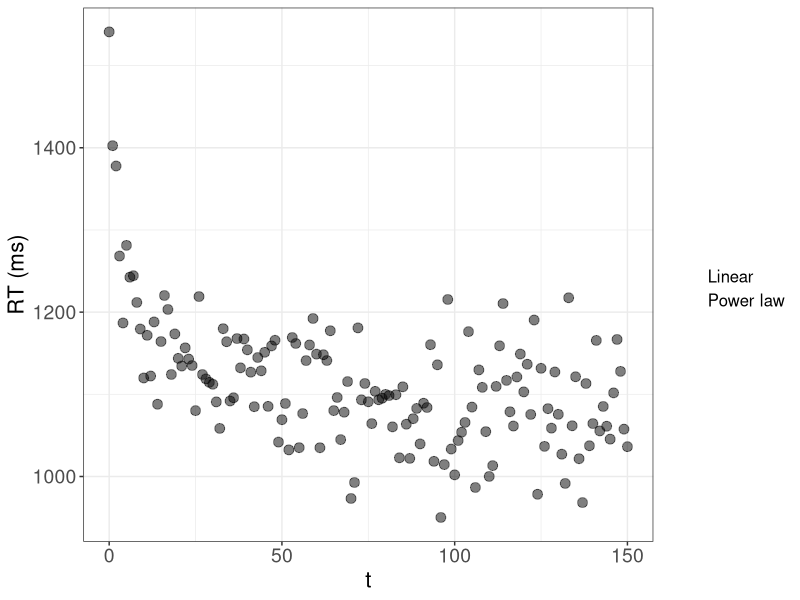
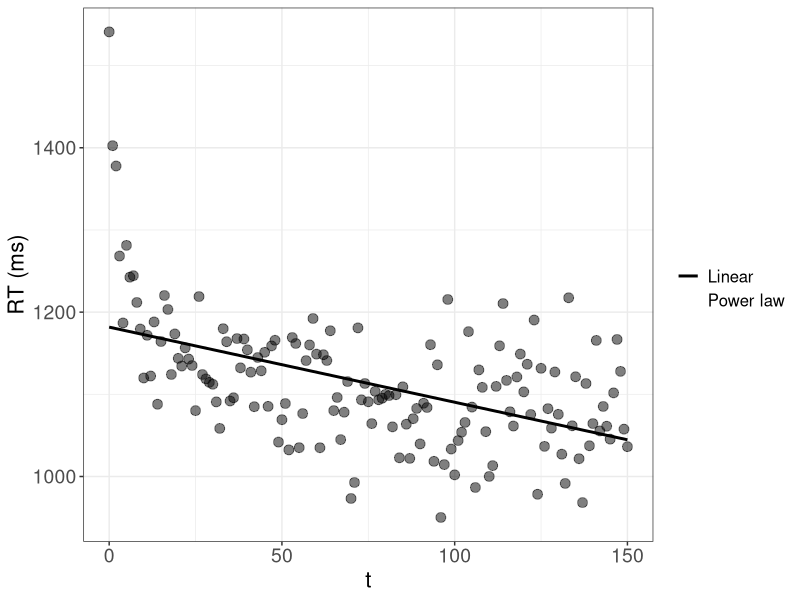
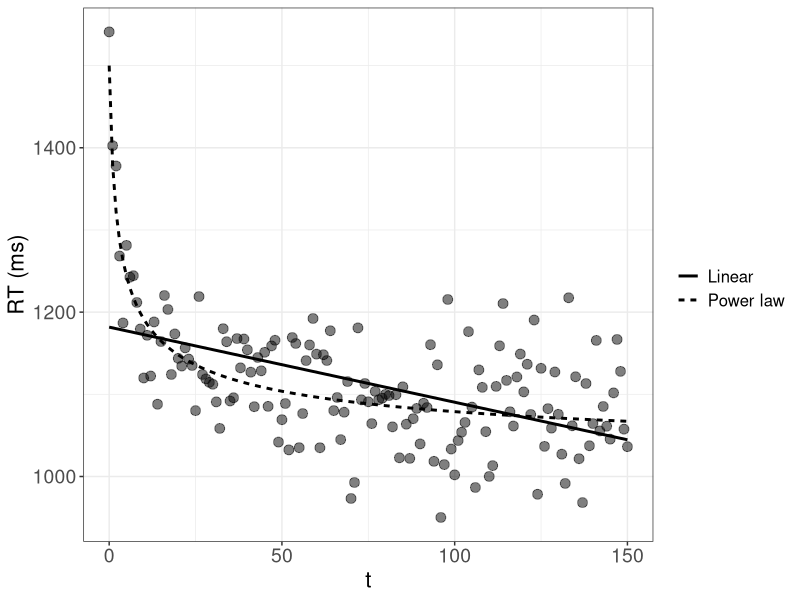
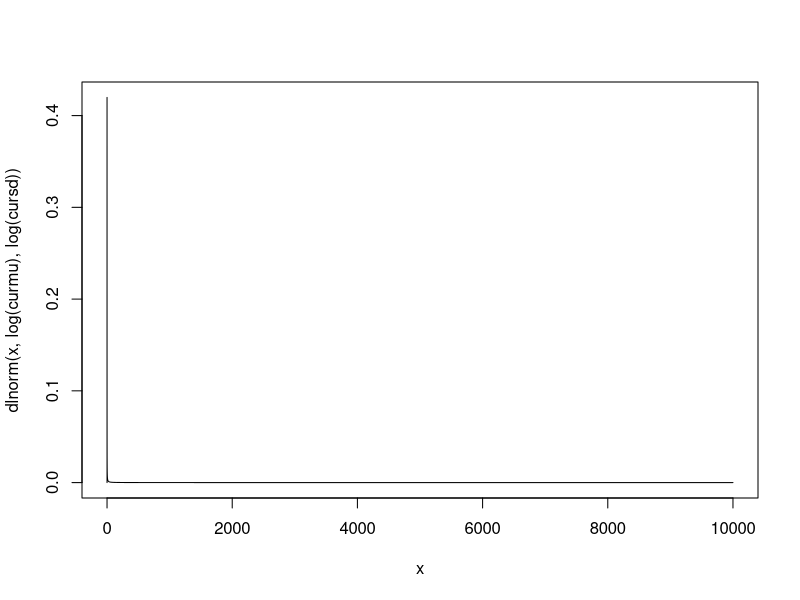
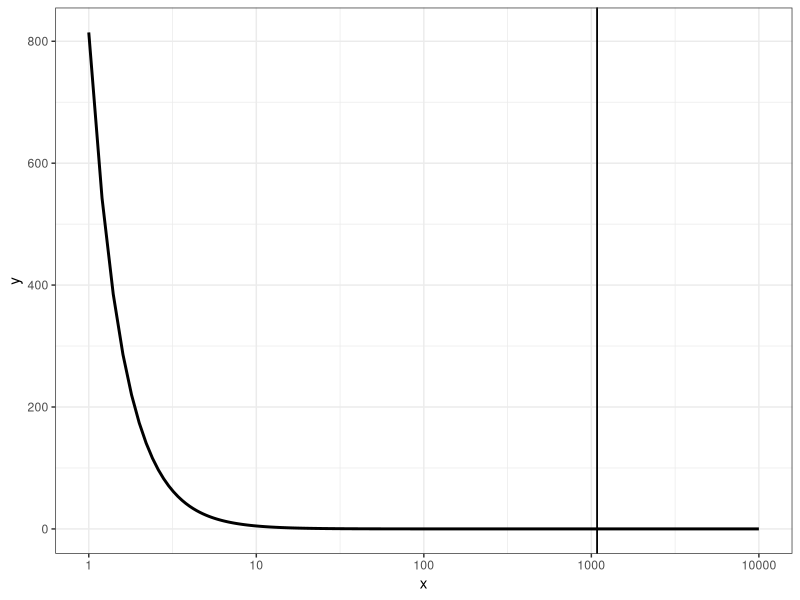
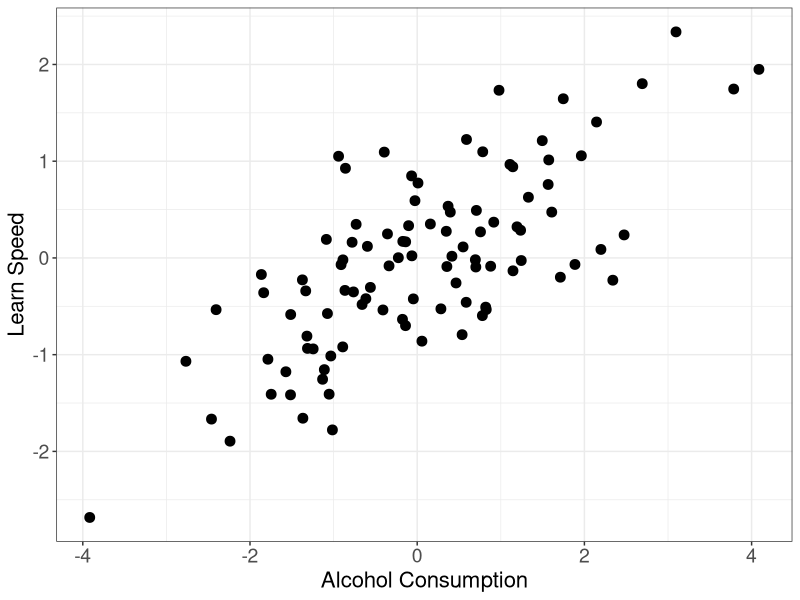
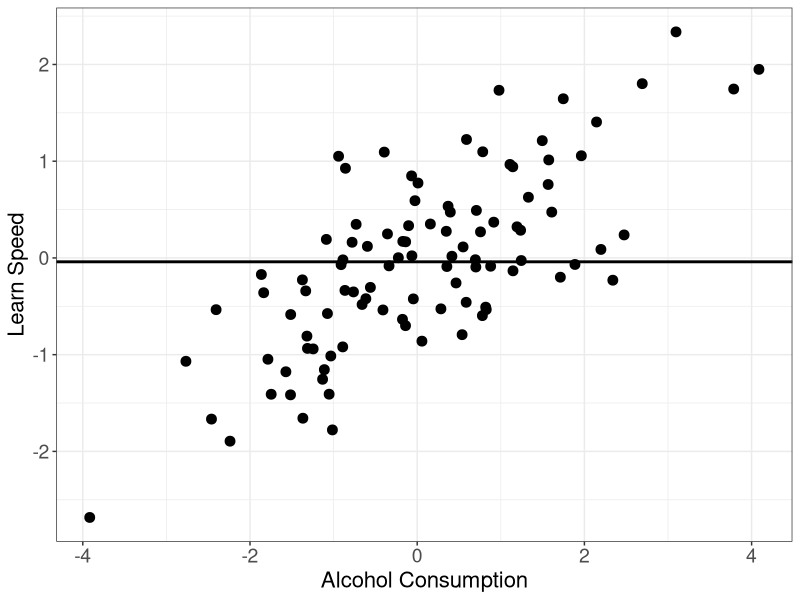
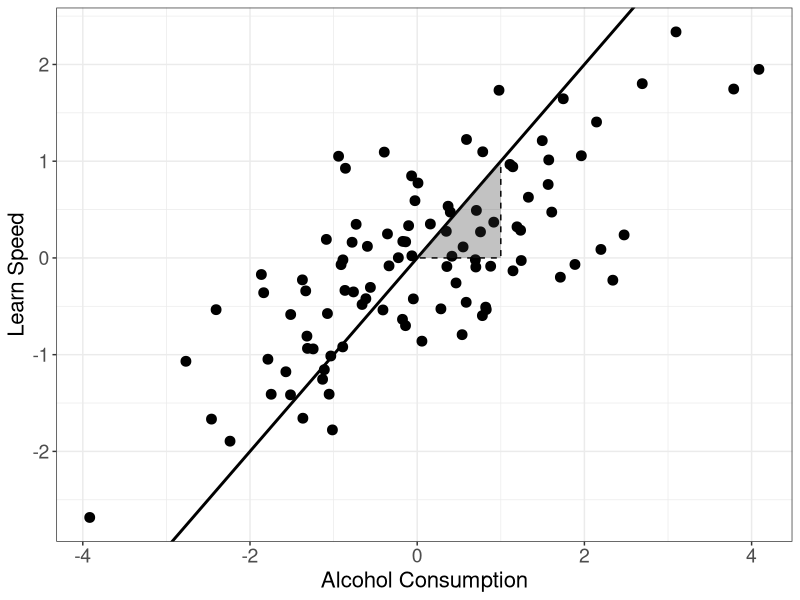

Reproduce these figures in R, in order.
## ---- chunk 1
library(dplyr)  # basic package for changing data structures.

library(ggplot2)  # important package for plotting.

thlg <- theme(axis.title = element_text(size = 16),
              axis.text = element_text(size = 14),
              legend.title = element_text(size = 14),
              legend.text = element_text(size = 12))
## ---- chunk 2

# Forgetting data:
  N <- 150
  t <- 0:N

  # Power:
    Ap <- 1000
    Bp <- 500
    bet <- 0.4
  
    RTp <- Ap + Bp * (t + 1)^(-bet) + rnorm(N + 1, 0, 50)

  # Exponential:
    Ae <- 1000
    Be <- 500
    alp <- 0.6
  
    RTe <- Ae + Be * exp(-alp * t) + rnorm(N + 1, 0, 50)

  # Linear:

# Plotting:
  pow_lin_dat <- data.frame(t = t, RTp = RTp, RTe = RTe,
              pred_p = Ap + Bp * (t + 1)^(-bet),
              pred_e = Ae + Be * exp(-alp * t)) %>%
    ggplot(aes(x = t)) +
    geom_point(aes(y = RTp), size = 3, alpha = 0.5) +
    labs(y = "RT (ms)", linetype = "") +
    geom_line(aes(y = pred_p, linetype = "Power law"), linewidth = 1, color = NA) +
    # geom_line(aes(y = pred_e, linetype = "Exponetial law"), linewidth = 1) +
    # Linear:
    geom_smooth(aes(y = RTp, linetype = "Linear"), method = "lm", se = FALSE, linewidth = 1, color = NA) +
    theme_bw() +
    thlg

  pow_lin_dat

  ggsave("_figures/pow_lin_dat.png", height = 12, width = 16, unit = "cm")


  pow_lin <- pow_lin_dat +
    # geom_line(aes(y = pred_e, linetype = "Exponetial law"), linewidth = 1) +
    # Linear:
    geom_smooth(aes(y = RTp, linetype = "Linear"), method = "lm", se = FALSE, linewidth = 1, color = "black")

  
  pow_lin
  ggsave("_figures/lin.png", height = 12, width = 16, unit = "cm")


  pow_lin +
    geom_line(aes(y = pred_p, linetype = "Power law"), linewidth = 1)

  ggsave("_figures/pow_lin.png", height = 12, width = 16, unit = "cm")

## ---- chunk 3
# Average tax cut of $ 1,083 
# 
# But: 80% receive less than this cut, half (around 45 Million people) receive less than $ 100, $ 30,127 for the top 1%

# Try with lognormal:
  curmu <- 0.01
  cursd <- 10000
  
  x <- seq(0, curmu + cursd, by = 0.1)
  plot(x, dlnorm(x, log(curmu), log(cursd)), type = "l")
  
  
  1- plnorm(c(30127), log(curmu), log(cursd))
  plnorm(c(1083, 100), log(curmu), log(cursd))
  
  # Target probabilities:
  c(0.01, 0.8, 0.5)
  
  # Use a pareto distribution:
    # Equations:
    # x_m = 1/(1 - 0.5)^(-1/a) = 100
    # x_m = 1/(1 - 0.8)^(-1/a) = 1083
    # x_m = 1/(1 - 0.01)^(-1/a) = 30127
    # a <- 1083/(1083-x_m)


    x_m <- 200 

    a <- 1083/(1083-x_m)
    
    
    x <- seq(1, 10000, by = 0.2)

    pout <- (a * x_m^a)/(x^(a+1))  # PDF.

    (mpar <- (a * x_m)/(a - 1))
    # To have a mean of 1083 a can be: a = mpar/(mpar - x_m)
    
    (qtpar08 <- x_m * (1 - 0.8)^(-1/a))  # 30127

    (qtpar05 <- x_m * (1 - 0.5)^(-1/a))
    

    data.frame(x = x, y = pout) %>%
      ggplot(aes(x = x, y = y)) +
      geom_line(linewidth = 1) +
      geom_vline(aes(linetype = "mean"), xintercept = mpar) +
      geom_vline(aes(linetype = "mean"), xintercept = mpar) +
      scale_x_continuous(trans = "log10") +
      thlg +
      theme_bw()
  

## ---- chunk 4
# Simple linear relationship:
  n <- 100
  set.seed(09234)
  learn_speed <- rnorm(n)
  alcohol <- rnorm(n, learn_speed)  # assuming that more intelligent people drink more  
## ---- chunk 5

  plt_alc_learn <- data.frame(alcohol = alcohol, learn_speed = learn_speed) %>%
    ggplot(aes(x = alcohol, y = learn_speed)) +
    geom_point(size = 3) +
    labs(x = "Alcohol Consumption", y = "Learn Speed", linetype = "") +
    theme_bw() +
    thlg

# Show and save:
plt_alc_learn

ggsave("_figures/alc_learn_raw.png", height = 12, width = 12, unit = "cm")
## ---- chunk 6
plt_alc_learn +
    geom_hline(yintercept = mean(learn_speed), linewidth = 1)

ggsave("_figures/alc_learn_mean.png", height = 12, width = 12, unit = "cm")
## ---- chunk 7
  plt_alc_learn +
      # Linear:
      geom_abline(slope = 1, linewidth = 1) +
      annotate(geom = "polygon", x = c(1, 0, 1), y = c(1, 0, 0),
              linetype = "dashed", color = "black",
              alpha = 0.3)
  
  ggsave("_figures/alc_learn_lm.png", height = 12, width = 12, unit = "cm")


# Fitted model:
  fit <- lm(learn_speed ~ alcohol)
  summary(fit)

  ic <- coef(fit)["(Intercept)"]   # intercept.
  slp <- coef(fit)["alcohol"]

plt_alc_learn +
    # Linear:
    geom_smooth(method = "lm", se = FALSE, linewidth = 1, color = "black") +
    geom_abline(intercept = ic, slope = slp, linewidth = 1) +
    annotate(geom = "polygon", x = c(1, 0, 1), y = c(1, 0, 0) * slp + ic,
            linetype = "dashed", color = "black",
            alpha = 0.3) +
    annotate(geom = "text", x = 1, y = slp/2 + ic, label = round(slp, 2), size = 6, hjust = 0)

ggsave("_figures/alc_learn_fit.png", height = 12, width = 12, unit = "cm")
## ---- chunk 8
n_correct <- 0:10
pvals <- dbinom(n_correct, size = 10, prob = .75)
pmass <- data.frame(n_correct = factor(n_correct), pn = pvals) %>%
  ggplot(aes(x = n_correct, y = pn)) +
  geom_col() +
  # scale_x_binned(n.breaks = 11, show.limits = TRUE, right = FALSE) +
  theme_classic()

pmass
ggsave("_figures/pmass.png", height = 12, width = 12, unit = "cm")

pmass +
  annotate(geom = "segment", 
           x = 8, y = 0, yend = pvals[n_correct == 7], linetype = "dashed", linewidth = 1) +
  annotate(geom = "segment", 
           x = 0, xend = 8, y = pvals[n_correct == 7], linetype = "dashed", linewidth = 1) +
  annotate(geom = "point", x = 8, y = pvals[n_correct == 7], size = 3)

ggsave("_figures/pmass_lik.png", height = 12, width = 12, unit = "cm")

# Density:
tr <- seq(0, 30, by = 0.01)
dvals <- dlnorm(tr, 2, 1.7)
pdens <- data.frame(t = tr, dens = dvals) %>%
  ggplot(aes(x = tr, y = dens)) +
  geom_line(linewidth = 1) +
  theme_classic()

pdens
ggsave("_figures/pdens.png", height = 12, width = 12, unit = "cm")

pdens +
  annotate(geom = "segment", 
           x = 7, y = 0, yend = dvals[tr == 7], linetype = "dashed", linewidth = 1) +
  annotate(geom = "segment", 
           x = 0, xend = 7, y = dvals[tr == 7], linetype = "dashed", linewidth = 1) +
  annotate(geom = "point", x = 7, y = dvals[tr == 7], size = 3)
ggsave("_figures/pdens_lik.png", height = 12, width = 12, unit = "cm")
## ---- chunk 9
# Define function:
value_function <- function(x, alp, bet = alp, lamb){
  ifelse(x >= 0, x^alp, -lamb * (-x)^bet)
}


# Visualize:
  x <- seq(-100, 100, by = 1)  # define values.


# Create combinations of different parameters:
  dm <- expand.grid(alp = c(0.1, 0.5, 0.8), lambda = c(1, 2))

# Get data for each combination:
  outlist <- apply(dm, MARGIN = 1, FUN = function(rw){
    data.frame(x = x, V = value_function(x, alp = rw[1],
      lamb = rw[2]), alp = rw[1], lamb = rw[2]) 
  })

  outdat <- do.call(rbind, outlist)  # combine the list into a single data.frame.

outdat %>%
  ggplot(aes(x = x, y = V, color = alp, linetype = factor(lamb), group = interaction(lamb, alp))) +
  geom_line(linewidth = 1) +
  scale_color_distiller(palette = "Spectral") +
  theme_classic()

ggsave("_figures/valfun.png", height = 12, width = 12, unit = "cm")
## ---- chunk 10
probdat <- seq(0.05, 0.95, by = 0.15)  # probabilities.

# FUnction to generate rewards:
curprob <- probdat[1]  # selecting a probability.

tr <- 200  # 200 rounds.
rbinom(tr, 1, curprob)  # get an outcome according to a bernoulli distribution.

# Simple Q-learning:-----------------
  get_cmat <- function(choice, input){
    
    # Input matrix with row and column indices and values:
    inp <- as.matrix(cbind(1:length(choice), choice, input))
    
    # Get own rewards for each choice:
    cmat <- matrix(0, ncol = 2, nrow = length(choice)) 
    cmat[inp[,1:2]] <- inp[, 3]
    
    return(cmat)
    
  }

  # Utility function:
  utpay <- function(rew, choice) {
  
    # Input matrix with row and column indices and values:
    paymat <- get_cmat(choice = choice, input = rew)
    
    return(paymat)

  }

update_q <- function(qprev,  # vector of previous q values
                     ut,  # vector of rewards / utilities.
                     alp,  # alpha
                     update_unchosen = TRUE,
                     choices = NA
)  {
  
  
  pred_err <- ut - qprev  # prediction error.
  
  # Should the unchosen option be updated?
  if(!update_unchosen){
    # Set prediction error == 0 for unchosen option:
    pred_err[3 - choices] <- 0
      # Note: Replace 2 by length(options) for more than 2 options.
      # Alternatively: Update the unchosen and rewarded option with 1? 
    # ut[cbind(1:3, choices + 1)]  # rewards from chosen.
    
  }
  
  qnew <- qprev + alp * pred_err
  
  return(qnew)
  
}


  simfun <- function(theta, competition = TRUE, op_prob = c(0.5, 0.5),
                       utfun = utpay, nind = 3, maxtr = 200, maxrew = 1){
      
      ## 4.1 Get parameters:  
      lpar <- theta[1]  # get corresponding learning parameter phi/alpha.
      soft <- theta[length(theta)]  # softmax parameter is always last in list!.
      
      # For mimicking Schulze et al., the softmax paramter is transformed
      # (we use soft instead of c to avoid collision):
      
      soft <- 3^(10 * soft) - 1  
      
      # First round: -------------------------------------------------------
      # Choices (rows are rounds, columns individuals):
      cmat <- matrix(sample(c(0, 1), size = nind, prob = c(0.5, 0.5), replace = TRUE),
                     nrow = 1)
      
      # Rewards (rows are rounds, columns individuals):
      rew_choice <- sample(c(0, 1), size = 1,
                           prob = op_prob)
      rmat <- ifelse(rew_choice == cmat & any(rew_choice == cmat),  
                      # if any chose the rewarded option for all.
                     competition * maxrew/sum(rew_choice == cmat) +
                       (1 - competition) * maxrew,  # maximum reward distributed.  
                     0)
      
      # utfun(rew = rmat[1, ], choice = cmat[1,])
      utmat <- array(rep(0, 2 * nind * maxtr), dim = c(nind, 2, maxtr))  # utility matrix in given round.
      # Individuals are rows, opotions are columns.
      
      utmat[, rew_choice + 1, 1] <- rmat  # add rewarded option.
      # TODO: Translate utuitlity if necessary.
      utmat[,,1:2]
      
      
      ## 3.3 Initialize option value matrix:
      optval_mat <- array(rep(NA, 2 * nind * maxtr), dim = c(nind, 2, maxtr))   # option values for each choice
      optval_mat[,,1] <- 0
      
      
      
    # 4.2 Loop over subsequent trials: ---------------------------------
      for(tr in 2:maxtr) {
    
    
        # Learning:
        ## 4.2.1 Get data from previous trial:
        choices <- cmat[tr - 1,]  # choices in previous round.
        pi_cur <- utmat[, , tr - 1]  # get utilities from previous trial.
    
        ## 4.2.2 Update learned values:
    
        # Which formulation is used?
        # TODO: Probably this is actually obsolete as both functions are essentially the same!
    
        # a) A learning rule:
        # Matrix of option values in current round:
        optval_mat_tr <- update_q(qprev = optval_mat[,,tr - 1],
                                  ut = pi_cur,
                                  alp = lpar)
    
        if(is.null(dim(optval_mat_tr))){
          dim(optval_mat_tr) <- c(nind, 2)
        }
    
        # Save option value matrix:
        optval_mat[,,tr] <- optval_mat_tr  # get a matrix of q-values.
    
        # Choices:
        # subtraction of each row's maximum to avoid overflow problems.
        optval_mat_tr <- t(apply(optval_mat_tr, MAR = 1, function(x) x - max(x)))
    
        # Adapted from Charley:
        p <- exp(optval_mat_tr * soft)  # Softmax rule.
        # TODO: Use division or multiplication?
    
        p <- p/rowSums(p)  # get probabilities for each option.
    
        # Get a choice for each individual:
        # sample(matrix(rep(c(0, 1), each = nind), ncol = 2), size = nind, replace = TRUE, prob = p)
    
        cvec <- apply(p, MARGIN = 1, FUN = function(p){
          sample(c(0, 1), size = 1, prob = p)
        })
    
        cmat <- rbind(cmat, cvec)
    
        # Rewards:
        # Rewards (rows are rounds, columns individuals):
        rew_choice <- sample(c(0, 1), size = 1, prob = op_prob)
        rmat <- ifelse(rew_choice == cvec & any(rew_choice == cvec),  # if any chose the rewarded option for all.
                       competition * maxrew/sum(rew_choice == cvec) +
                         (1 - competition) * maxrew/2,  
                          # maximum reward distributed (divide by 2 for non-competition).
                       0)
    
    
        utmat[, rew_choice + 1, tr] <- rmat  # add rewarded option.
        # TODO: Translate utuitlity if necessary.
    
      }  # eof. loop.
    
      return(list(cmat = cmat, optval = optval_mat))
    
    }
## ---- chunk 11
theta_cur <- 0.1

dm <- expand.grid(theta_cur = c(0.2, 0.8),
                  p = c(0.2, 0.5, 0.9),
                  alp = 0.9)

outlist <- lapply(1:nrow(dm), FUN = function(rw){
  simout <- simfun(theta = c(dm$alp[rw], dm$theta_cur[rw]), nind = 1, op_prob = c(dm$p[rw], 1-dm$p[rw]))

  soft <- 3^(10 * dm$theta_cur[rw]) - 1  

  optval_mat_tr <- t(apply(simout$optval[1,,], MAR = 2, function(x) x - max(x)))
  oprobs <- exp(optval_mat_tr * soft)
  data.frame(tr = 1:length(simout$cmat), p = dm$p[rw], theta = dm$theta_cur[rw],
        oval = simout$optval[,2,], oprob = (oprobs/rowSums(oprobs))[,2], 
        choice = simout$cmat)
})


do.call(rbind, outlist) %>%
  ggplot(aes(x = tr, y = oprob, color = factor(p))) +
  facet_grid(theta ~ p, labeller = label_both) +
  geom_line(linewidth = 0.5, alpha = 0.7) +
  geom_point(aes(y = choice), position = position_jitter(height = 0.01)) +
  scale_color_brewer(palette = "Dark2") +
  theme_bw() +
  theme(legend.position = "bottom")

ggsave("_figures/rl_example.png", height = 16, width = 24, unit = "cm")
## ---- chunk 12
#define parameters to generate data
nDataPts  <- 20
rho       <- .8  # correlation.
intercept <- .0

# generate synthetic data
dat <- matrix(0, nDataPts, 2)
dat[ ,2] <- rnorm(nDataPts)   
dat[ ,1] <- rnorm(nDataPts)*sqrt(1.0-rho^2) + dat[ ,2]*rho + intercept  

dat

plot(dat)
## ---- chunk 13
lm(dat[,1] ~ dat[,2])
## ---- chunk 14
# plot data and current predictions          
getregpred <- function(parms, dat) {
  regpred <- parms["b0"] + parms["b1"] * dat[ ,2]           
  
  #wait with drawing a graph until key is pressed
  par(ask=TRUE)
  plot   (dat[ ,2], type="n", las=1, ylim=c(-2,2), xlim=c(-2,2), xlab="X", ylab="Y")
  par(ask=FALSE)
  points (dat[ ,2], dat[ ,1], pch=21, bg="gray")
  lines  (dat[ ,2], regpred, lty="solid")
  
  return(regpred)
}  
## ---- chunk 15
#obtain current predictions and compute discrepancy
rmsd <- function(parms, data1) {          
  preds <- getregpred(parms, data1)        
  rmsd <- sqrt(sum((preds-data1[ ,1])^2)/length(preds))
}
## ---- chunk 16
# Define the grid:
dm <- expand.grid(b0 = seq(-0.2, 0.2, by = 0.2), b1 = seq(-1, 1, by = 0.5))

cur_discr <- 10000
bestrow <- NA

for(i in 1:nrow(dm)){
  cur_rmsd <- rmsd(parms = unlist(dm[i,]), data1 = dat)

  if(cur_rmsd < cur_discr){
    cur_discr <- cur_rmsd
    bestrow <- i
  }
}

cur_discr
dm[bestrow,]
## ---- chunk 17
# Nelder-Mead:
startParms <- c(-1., .2) 
names(startParms) <- c("b1", "b0")
#obtain parameter estimates
xout <- optim(startParms, rmsd, data1 = dat)

# Show paramters:
xout
## ---- chunk 18
# Choices for first parameters.
cur_choices <- outlist[[1]]$choice

mean(outlist[[1]]$choice)

# Fixed choice probability:

ps <- seq(0, 1, by = 0.1)

lls <- sapply(ps, FUN = function(p){
  ll <- dbinom(cur_choices, size = 1, p, log = TRUE)
})

deviance <- -2 * colSums(lls)
min(deviance)

ps[which.min(deviance)]
## ---- chunk 19
dm <- expand.grid(alp = seq(0, 1, by = 0.1),
                  theta = seq(0, 1, by = 0.1))

# Choices for first parameters.
outlist[[1]]$choice
## ---- chunk 20
#discrepancy for power forgetting function 
powdiscrep <- function (parms,rec,ri) {                    
  if (any(parms<0)||any(parms>1)) return(1e6)
  pow_pred <- parms["a"] *(parms["b"]*ri + 1)^(-parms["c"])
  return(sqrt( sum((pow_pred-rec)^2)/length(ri) ))
}                                                          

#Carpenter et al. (2008) Experiment 1
rec <- c(.93,.88,.86,.66,.47,.34) # recall proportions.
ri  <- c(.0035, 1, 2, 7, 14, 42)  # retention intervals in days.

# initialize starting values 
  sparms <-c(1,.05,.7)
  names(sparms) <- c("a","b","c")
#obtain best-fitting estimates
  pout <- optim(sparms, powdiscrep, rec=rec, ri=ri)   # Simplex
  pow_pred <- pout$par["a"] *(pout$par["b"]*c(0:max(ri)) + 1)^(-pout$par["c"])  

#plot data and best-fitting predictions
  x11()
  par(cex.axis=1.2,cex.lab=1.4)
  par(mar=(c(5, 5, 3, 2) + 0.1),las=1)
  plot(ri,rec, 
       xlab = "Retention Interval (Days)", 
       ylab = "Proportion Items Retained",  
       ylim=c(0.3,1),xlim=c(0,43),xaxt="n",type="n")
  lines(c(0:max(ri)),pow_pred,lwd=2)
  points(ri,rec,pch=21, bg="dark grey",cex=2)
  dev <- pow_pred[ri+1]
  for (x in c(1:length(ri))) {
    lines(c(ri[x],ri[x]),c(dev[x],rec[x]),lwd=1)
    }
  axis(1,at=c(0:43))
## ---- chunk 21
# perform bootstrapping analysis
ns  <- 55
nbs <- 1000
bsparms <- matrix(NA,nbs,length(sparms))

# Predictions:
bspow_pred <- pout$par["a"] *(pout$par["b"]*ri + 1)^(-pout$par["c"])

for (i in c(1:nbs)) {   
    recsynth     <- vapply(bspow_pred, FUN=function(x) mean(rbinom(ns,1,x)), numeric(1))  # synthetic data.
    bsparms[i,]  <- unlist(optim(pout$par,powdiscrep,rec=recsynth,ri=ri)$par)  # estimate values for a, b and c
}

#function to plot a histogram
histoplot<-function(x,l4x) {
    hist(x,xlab=l4x,main="",xlim=c(0,1),cex.lab=1.5,cex.axis=1.5)
    lq <- quantile(x,0.025)
    abline(v=lq,lty="dashed",lwd=2)
    uq <- quantile(x,0.975)
    abline(v=uq,lty="dashed",lwd=2)
    return(c(lq,uq))
}
x11(width=5,height=2)
par(mfcol=c(1,3),las=1)
for (i in c(1:dim(bsparms)[2])) {
    print(histoplot(bsparms[,i],names(sparms)[i]))
}
## ---- chunk 22
n <- 1000
m <- seq(1,10,length.out = n)

#pdf(file="polycomplex.pdf", width=7, height=4)

par(mfrow=c(1,2))

for (modOrder in c(2,10)){
  plot(1:10,1:10,xlim=c(0.5,10.5), ylim=c(0,5), type="n",
       xlab="Physical intensity", ylab="Sensation", las=1)
  kk <- poly(x = m,degree = modOrder)
  for (rep in 1:10){
    tcoef <- rnorm(modOrder, sd=5)
    #tcoef <- rexp(modOrder, rate=0.2)
    y <- t(kk%*%tcoef)
    y <- y - min(y)
    lines(x=m, y, type="l", col=rgb(0,0,0,0.5))
  }
}

#dev.off()
## ---- chunk 23
n <- 20
n_transfer <- 2
nReps <- 1000
maxOrder <- 6

trainErr <- rep(0, maxOrder)
testErr <- rep(0, maxOrder)

m <- 1:n

tcoef <- c(1,-1,1)
kk <- poly(m,length(tcoef))
realf <- t(kk%*%tcoef)

plot(m, realf)

for (rep in 1:nReps){
  #tcoef <- c(-1,-1,1)
  dat <- realf + rnorm(n, sd=0.5)
  m_t <- sample.int(n, size=n_transfer)
  m <- setdiff(1:n,m_t)
  for (modOrder in 1:maxOrder){
    tTrain <- 0
    tTest <- 0
    lm_t <- lm(dat[m] ~ poly(m,modOrder))
    tTrain <- tTrain + mean(lm_t$residuals^2)
    tTest <- tTest + mean((predict(lm_t, data.frame(m=m_t))-dat[m_t])^2)
    trainErr[modOrder] <- trainErr[modOrder] + tTrain
    testErr[modOrder] <- testErr[modOrder] + tTest
  }
}

kk <- cbind(trainErr,testErr)/nReps

#pdf(file="outOfSet.pdf",width=4,height=5)
matplot(kk, type="l",lty=1,
        ylim=c(0,0.7),
        lwd=2,col=c("black","grey"),
        xlab="Complexity",ylab="Prediction Error")
legend(1,0.7,c("Train","Test"),lwd=2,lty=1,col=c("black","grey"))
#dev.off()
## ---- chunk 24
n <- 10
stimrange <- c(1,10)
m <- seq(stimrange[1],stimrange[2],length.out = n)
s <- log(m) + rnorm(n,sd=0.5)
s[s < 0] <- 0

lm_3 <- lm(s ~ poly(m,3))
lm_n <- lm(s ~ poly(m,n-1))

#pdf(file="Nihm76.pdf", width=6, height=6)

par(mfrow=c(1,2))
# plot(m,s, pch=3, las=1,
#      xlab='Physical Intensity',
#      ylab='Perceived Intensity')
# points(predict(lm_3))
# 
# plot(m,s, pch=3, las=1,
#      xlab='Physical Intensity',
#      ylab='Perceived Intensity')
# points(predict(lm_n))

m_fill <- seq(stimrange[1],stimrange[2],length.out = 1000)
plot(m,s, pch=3, las=1,
     xlab='Physical Intensity',
     ylab='Perceived Intensity')
lines(m_fill,
      predict(lm_3,data.frame(m=m_fill)),
      type="l", lty=1, las=1)

plot(m,s, pch=3, las=1,
     xlab='Physical Intensity',
     ylab='Perceived Intensity')
lines(m_fill,
      predict(lm_n,data.frame(m=m_fill)),
      type="l", lty=1, las=1)

#dev.off()
## ---- chunk 25
n <- 20
n_transfer <- 10
nReps <- 500
maxOrder <- 10
realOrder <- 3

m <- 1:n

bias <- rep(0, maxOrder)
variab <- rep(0,maxOrder)

tcoef <- c(1,-1,1)
kk <- poly(m,length(tcoef))
realf <- kk%*%tcoef

allPreds <- {}
for (modOrder in 1:maxOrder){
  allPreds[[modOrder]] <- matrix(rep(0,n*nReps),ncol=n)
}

for (rep in 1:nReps){
  #tcoef <- c(-1,-1,1)
  dat <- realf + rnorm(n, sd=0.5)
  for (modOrder in 1:maxOrder){
    lm_t <- lm(dat ~ poly(m,modOrder))
    allPreds[[modOrder]][rep,] <- predict(lm_t)
  }
}

#pdf(file="biasVarianceIllus.pdf",width=7,height=7)
par(mfrow=c(2,2))
for (ii in c(1,3,7,10)){
  plot(m,realf,ylim=c(-1.5,1),
       type="b",lwd=2,las=1,
       xlab="x", ylab="y")
  lines(colMeans(allPreds[[ii]]),
        col=rgb(0,0,0,0.5),lwd=3)
  kk <- apply(allPreds[[ii]],2,function(x) quantile(x,c(0.1,0.9)))
  lines(smooth(kk[1,]), lwd=2,lty=2,col=rgb(0,0,0,0.5))
  lines(smooth(kk[2,]), lwd=2,lty=2,col=rgb(0,0,0,0.5))
  legend(10,-0.5,legend=c("true","fitted"), lty=1, 
         col=c("black","grey"),lwd=2)
  title(paste("Order = ",ii))
}
#dev.off()

bias <- rep(0,maxOrder)
variab <- rep(0,maxOrder)
for (ii in 1:maxOrder){
  mm <- colMeans(allPreds[[ii]])
  bias[ii] <- mean((mm-realf)^2)
  kk <- apply(allPreds[[ii]],1,function(x) (x-mm)^2)
  variab[ii] <- mean(rowMeans(kk))
}

#pdf(file="biasVarTradeOff.pdf",width=5,height=5)
par(mfrow=c(1,1))
plot(bias+variab, type="l", lwd=2, lty=2,
     ylim=c(0,0.15), 
     xlab="Complexity", ylab="Error")
lines(bias,lwd=2)
lines(variab,lwd=2,col=rgb(0,0,0,0.5))
legend(6,0.07,
       legend=c("Total Error",expression("Bias" ^ "2"),"Variance"),
       lty=c(2,1,1),lwd=1,col=c("black","black","grey"))
#dev.off()
## ---- chunk 26
x <- seq(0, 1, by = 0.01)

bet1_2 <- data.frame(x = x, dens = dbeta(x, 16, 12)) %>%
  ggplot(aes(x = x, y = dens)) +
  geom_line(aes(color = "B(1, 2)"), linewidth = 1) +
  scale_color_brewer(palette = "Dark2" ) +
  theme_classic()

bet1_2

ggsave("_figures/beta1_2.png", height = 12, width = 12, unit = "cm")

## ---- chunk 27
num_weeks <- 1e5
positions <- rep(0,num_weeks)
current <- 10
for ( i in 1:num_weeks ) {
# record current position
positions[i] <- current
# flip coin to generate proposal
proposal <- current + sample( c(-1,1) , size=1 )
# now make sure he loops around the archipelago
if ( proposal < 1 ) proposal <- 10
if ( proposal > 10 ) proposal <- 1
# move?
prob_move <- proposal/current
current <- ifelse( runif(1) < prob_move , proposal , current )
}

barplot(table(positions))
## ---- chunk 28
# Example for assignment:
x <- rnorm(100, 3, 4)
y <- 0 + rnorm(100, x, 4) * 0.3


plot(x, y)

iter <- 1e5
positions <- rep(0, iter)  # parameter estimates.
current <- 0

for ( i in 1:num_weeks ) {
  # record current position
  positions[i] <- current
  # flip coin to generate proposal
  proposal <- current + rnorm(1, 0, 1)  # proiposal for parameter.

  # Likelihood (no prior for now): 
    


  # now make sure he loops around the archipelago
  if ( proposal < 1 ) proposal <- 10
  if ( proposal > 10 ) proposal <- 1
  # move?
  prob_move <- proposal/current
  current <- ifelse( runif(1) < prob_move , proposal , current )
}

barplot(table(positions))
